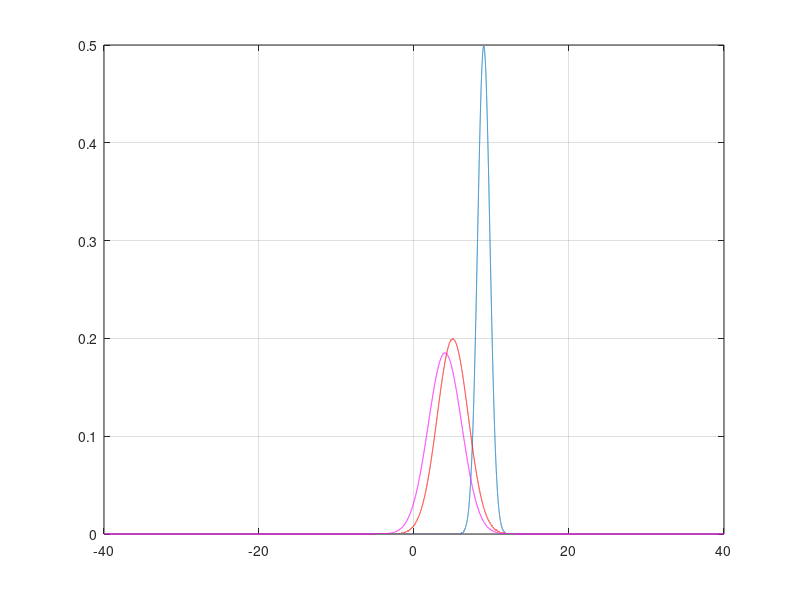
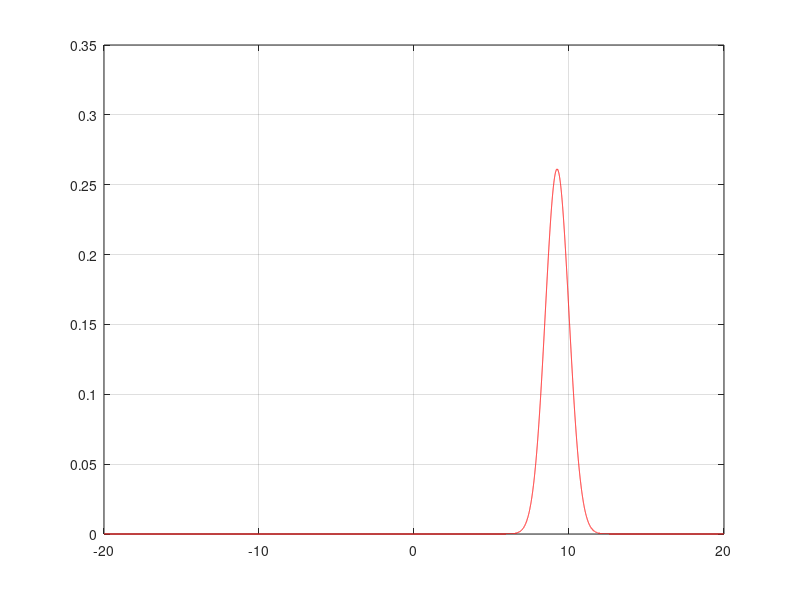
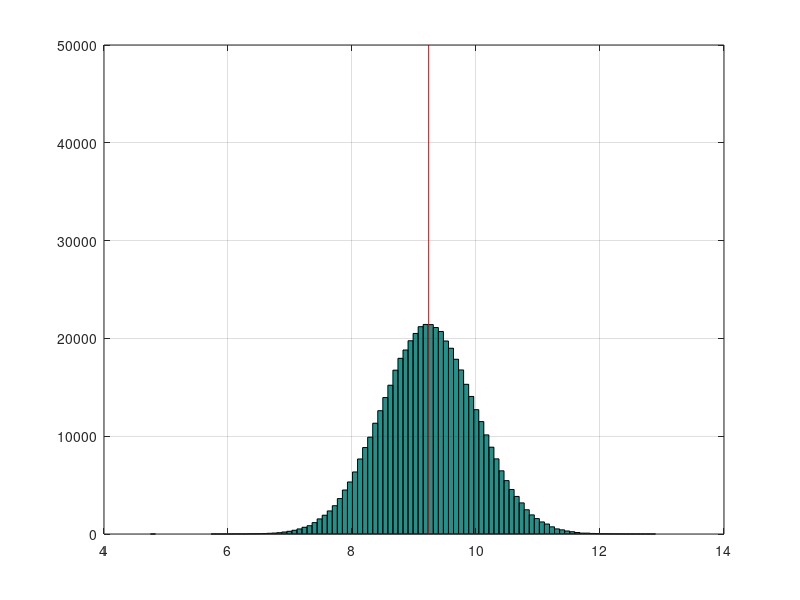

Reproduce these figures in MATLAB, in order. (Note: this script raises an error after producing the figures.)
% simulate the cutting of an outer diameters (do) with mean 'mu1' and
% variation 'sig11'.  Given an inner diameter 'di' with variance 'sig22'
% determine the thickness 't'.  If the thickness values are above a certain
% limit 'tlim' find the relevent 'do' values that can be reworked to try to
% get the 't' values under 'tlim'. 

% The function 'funz' is the thickness variation 't = do-di', determined 
% by the  a convolution of do-di. 'pdfc' is f_X(x)*Pr{Y+tlim<x} which is 
% the solution to Pr{X|X>Y+tlim}.

% We are after the mean and distribution of the 'do' values that caused
% t>tlim.  Note this will be a distribution small than 'do'.

clear all
close all
clc
sig11 = 0.8;
sig22 = 2;
mu1 = 9
mu2 = 5
tlim = 4
xvec = linspace(-20,20,50000);
yvec = xvec;
z = xvec+yvec;
f_do = normpdf(xvec,mu1,sig11);
f_di = normpdf(xvec,mu2,sig22);

funz = @(z) (1/(sqrt(2*pi*(sig11^2+sig22^2))))*exp(-(z-(mu1-mu2)).^2./(2*(sig11^2+sig22^2)));
% see http://en.wikipedia.org/wiki/Sum_of_normally_distributed_random_variables

figure;
plot(xvec,f_do,'-'); hold on; grid on
plot(xvec,f_di,'r-'); hold on
plot(z,funz(z),'m-')

Q_ge4 = integral(funz,tlim,inf)

% for i = 1:length(z)
%     CDF_funz(i) = integral(funz,-inf,z(i));
% end
% 
% 
% figure;
% plot(z,CDF_funz,'.-'); grid on
% xlabel('z'); ylabel('Cumulative Density')



pdfc =  normpdf(xvec,mu1,sig11).*(normcdf(xvec,mu2+tlim,sig22));
figure;
plot(xvec,pdfc,'r-');  grid on; 
%xlim([-4 6])
[val pos] = max(pdfc)
MeanPDFC = xvec(pos)  % mean value of 'do's' that lead to 't>tlim'
Qint=trapz(xvec,pdfc) % proportion of 'do's' that lead to 't>tlim'


pts = 1e6;
X = mu1+(randn(pts,1)*(sig11));
Y = mu2+(randn(pts,1)*(sig22));
Z=X-Y;
posZ = find(Z>tlim);
totalover = length(posZ)/pts % proportion of 'do's' lead to 't>tlim'
Mean_X_over = mean(X(posZ))  
figure; hist(X(posZ),100); grid on; hold on
line([Mean_X_over Mean_X_over],[0,0.5e5],'Color',[1 0 0])

[f,x] = ksdensity(X(posZ),'function','pdf','npoints',1000);
trapz(x,f)
fFun = @(xi) interp1(x,f,xi,'spline') - 0.5

Mu_x = fsolve(fFun,MeanPDFC) % mean value of 'do's' that lead to 't>tlim' 
figure;
plot(x,f,'.'); grid on; hold on
line([Mu_x Mu_x],[0,0.5],'Color',[1 0 0])
plot(xvec,pdfc*(1/Qint),'r-')
%xlim([-4 6])
line([MeanPDFC MeanPDFC],[0,0.5],'Color',[0 1 0.4])
